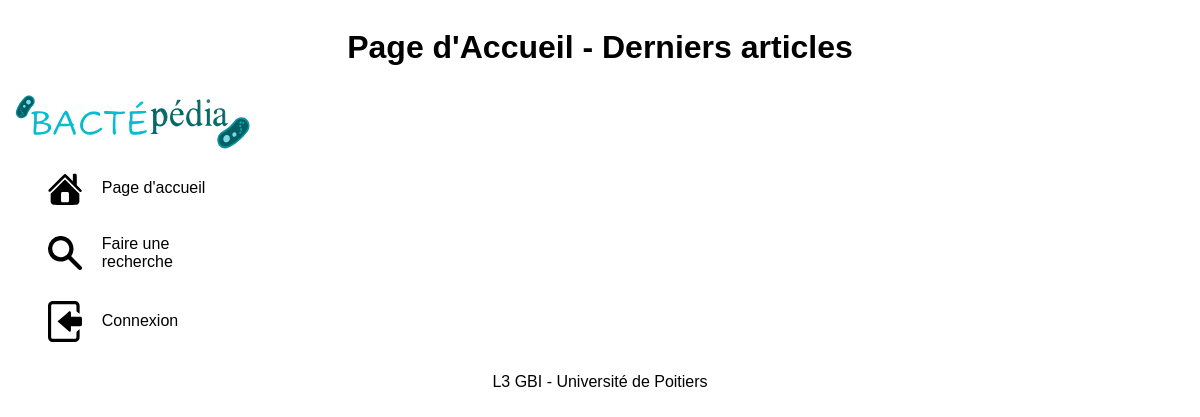
The app's page /page/accueil.php, older data.
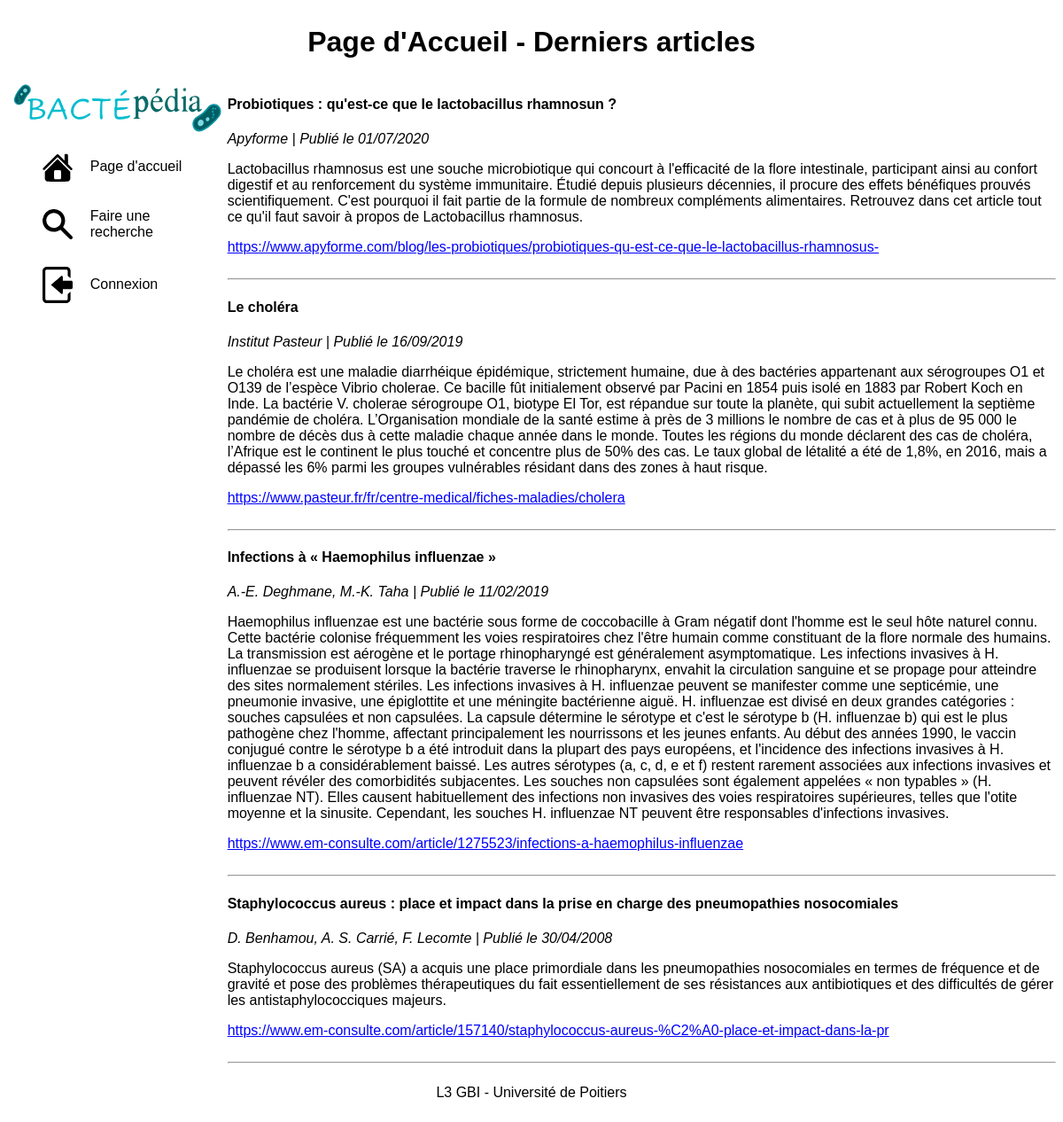
The same page, newer data.
### tables this page shows
CREATE TABLE bcp__article(
    id_article INTEGER PRIMARY KEY AUTO_INCREMENT NOT NULL,
    titre_article VARCHAR(255) NOT NULL,
    auteur_article TEXT NOT NULL,
    extrait_article LONGTEXT NULL,
    LienSource_article TEXT NOT NULL,
    datePublication_article DATE NOT NULL,
    id_bacterie INTEGER NOT NULL
);

### function/function.php (called while the page is built, shortened)
<?php
function articleDESC10():array {
   $bdd = connect();
   $query = $bdd->prepare('SELECT * FROM bcp__article ORDER BY datePublication_article DESC LIMIT 10');
   $query->execute();
   return ($query->fetchAll(PDO::FETCH_ASSOC));
}

### function/miseEnPage.php (called while the page is built, shortened)
<?php
function enDate($date):string{
   return (date('d/m/Y', strtotime($date)));
}

### page/accueil.php (the view, shortened to what this page needs)
<?php
$titrePage = "Page d'Accueil - Derniers articles";
require_once '../elements/header.php';
require_once '../elements/nav.php';
require_once '../function/function.php';
require_once '../function/miseEnPage.php';
?>
<div class="contenu">
   <?php
   foreach (articleDESC10()as $article) {
      $date = enDate($article['datePublication_article']);
      echo <<<HTML
    <div>
        <h4> {$article['titre_article']} </h4>
        <em> {$article['auteur_article']}  | Publié le $date</em>
        <p> {$article['extrait_article']} </p>
        <a href=" {$article['LienSource_article']}" target="_blank" style="color: blue;"> {$article['LienSource_article']} </a>
    </div>
    <br>
    <hr>
HTML;
   }
   ?>
</div>
<?php
require_once '../elements/footer.php';
?>

### elements/header.php (shortened to what this page needs)
<html>
<head>
   <link rel="stylesheet" href="../style/superstyle.css">
</head>
<body>
<div class="container">
   <div class="header">
      <h1><?= $titrePage ?></h1>
   </div>

### elements/nav.php (shortened to what this page needs)
<nav class="menu">
    <a href="../page/accueil.php" style="display: block; margin: 0;padding: 0;width: 100%;">
        <img src="../style/img/logo.svg" alt="logo du site" style="width: 100%;">
    </a>
   <?php
   if (isset($_SESSION['idUser'])) :
      if ($_SESSION['estAdmin'] == 1) :
         ?>
         <?php
         if ($_SESSION['photo'] !== null) {
            $lienPhoto = '../' . $_SESSION['photo'];
            echo "<img class=\"photoProfil\" src=\"$lienPhoto\" alt='photo utilisateur'>";
         } else{
            echo "<p style='text-align: center; width: 100%; font-weight: bold;'>{$_SESSION['prenom']} {$_SESSION['nom']}</p>";
         }
         ?>
          <a href="../page/accueil.php" class="button one">
              <img src="../style/img/house.svg" alt="">
              <div class="textelien">Page d'accueil</div>
          </a>
          <a href="../page/searchSimple.php" class="button one">
              <img src="../style/img/search.svg" alt="">
              <div class="textelien">Faire une recherche</div>
          </a>
          <a href="../page/myAccount.php" class="button one">
              <img src="../style/img/account.svg" alt="">
              <div class="textelien">Mon compte</div>
          </a>
          <a href="../page/favoris.php" class="button one">
              <img src="../style/img/favoris.svg" alt="">
              <div class="textelien">Mes favoris</div>
          </a>
          <a href="../page/aSavoir.php" class="button one">
              <img src="../style/img/coeurVide.svg" alt="">
              <div class="textelien">Bactéries à savoir</div>
          </a>
          <a href="../page/adminPage.php" class="button one">
              <img src="../style/img/database.svg" alt="">
              <div class="textelien">Gérer les données</div>
          </a>
          <a href="../page/disconect.php" class="button one">
              <img src="../style/img/logout.svg" alt="">
              <div class="textelien">Déconnexion</div>
          </a>
      <?php
      endif;
      ?>
      <?php
      if ($_SESSION['estAdmin'] == 0):
         ?>
         <?php
         if ($_SESSION['photo'] !== null) {
            $lienPhoto = '../' . $_SESSION['photo'];
            echo "<img class=\"photoProfil\" src=\"$lienPhoto\" alt='photo utilisateur'>";
         } else{
            echo "<p style='text-align: center; width: 100%; font-weight: bold;'>{$_SESSION['prenom']} {$_SESSION['nom']}</p>";
         }
         ?>
          <a href="../page/accueil.php" class="button one">
              <img src="../style/img/house.svg" alt="">
              <div class="textelien">Page d'accueil</div>
          </a>
          <a href="../page/searchSimple.php" class="button one">
              <img src="../style/img/search.svg" alt="">
              <div class="textelien">Faire une recherche</div>
          </a>
          <a href="../page/myAccount.php" class="button one">
              <img src="../style/img/account.svg" alt="">
              <div class="textelien">Mon compte</div>
          </a>
          <a href="../page/favoris.php" class="button one">
              <img src="../style/img/favoris.svg" alt="">
              <div class="textelien">Mes favoris</div>
          </a>
          <a href="../page/aSavoir.php" class="button one">
              <img src="../style/img/coeurVide.svg" alt="">
              <div class="textelien">Bactéries à savoir</div>
          </a>
          <a href="../page/disconect.php" class="button one">
              <img src="../style/img/logout.svg" alt="">
              <div class="textelien">Déconnexion</div>
          </a>
      <?php
      endif;
      ?>
   <?php
   else:
      ?>
       <a href="../page/accueil.php" class="button one">
           <img src="../style/img/house.svg" alt="">
           <div class="textelien">Page d'accueil</div>
       </a>
       <a href="../page/searchSimple.php" class="button one">
           <img src="../style/img/search.svg" alt="">
           <div class="textelien">Faire une recherche</div>
       </a>
       <a href="../page/login.php" class="button one">
           <img src="../style/img/login.svg" alt="">
           <div class="textelien">Connexion</div>
       </a>
   <?php
   endif;
   ?>
</nav>

### elements/footer.php
<div class="footer">
   <p>L3 GBI - Université de Poitiers</p>
</div>
</div>
</body>
</html>

### style/superstyle.css (style rules this page uses)
* { box-sizing: border-box; font-family: "Arial"; }
a { color: black; }
.container { display: flex; flex-wrap: wrap; align-items: flex-start; }
.header { width: 100%; text-align: center; }
.footer { width: 100%; text-align: center; }
.menu { display: flex; flex-direction: column; width: 21%; align-items: flex-start; justify-content: center; }
.menu a { display: flex; flex-wrap: nowrap; align-items: center; align-items: center; padding: 5px 30px; margin: 10px; }
.menu a .textelien { padding-left: 20px; }
.menu a img { width: 20%; }
.contenu { width: 79%; }
.button { text-decoration: none; color: black; position: relative; padding: 10px; }
a.button.one:before, a.button.one:after { content: ''; position: absolute; width: 10px; height: 10px; transition: all 0.3s ease; }
a.button.one:before { top: -2.5%; left: -1%; border-top: 2px solid white; border-left: 2px solid white; }
a.button.one:after { bottom: -2.5%; right: -1%; border-bottom: 2px solid white; border-right: 2px solid white; }

Row changes from the older to the newer data that the page shows:
added bcp__article: titre_article "Probiotiques : qu'est-ce que le lactobacillus rhamnosun ?", auteur_article "Apyforme", datePublication_article "01/07/2020", extrait_article "Lactobacillus rhamnosus est une souche microbiotique qui concourt à l'efficacité de la flore intestinale, participant ainsi au confort digestif et au renforcement du système immunitaire. Étudié depuis plusieurs décennies, il procure des effets bénéfiques prouvés scientifiquement. C'est pourquoi il fait partie de la formule de nombreux compléments alimentaires. Retrouvez dans cet article tout ce qu'il faut savoir à propos de Lactobacillus rhamnosus.", LienSource_article "https://www.apyforme.com/blog/les-probiotiques/probiotiques-qu-est-ce-que-le-lactobacillus-rhamnosus-"
added bcp__article: titre_article "Le choléra", auteur_article "Institut Pasteur", datePublication_article "16/09/2019", extrait_article "Le choléra est une maladie diarrhéique épidémique, strictement humaine, due à des bactéries appartenant aux sérogroupes O1 et O139 de l’espèce Vibrio cholerae. Ce bacille fût initialement observé par Pacini en 1854 puis isolé en 1883 par Robert Koch en Inde. La bactérie V. cholerae sérogroupe O1, biotype El Tor, est répandue sur toute la planète, qui subit actuellement la septième pandémie de choléra. L’Organisation mondiale de la santé estime à près de 3 millions le nombre de cas et à plus de 95 000 le nombre de décès dus à cette maladie chaque année dans le monde. Toutes les régions du monde déclarent des cas de choléra, l’Afrique est le continent le plus touché et concentre plus de 50%…", LienSource_article "https://www.pasteur.fr/fr/centre-medical/fiches-maladies/cholera"
added bcp__article: titre_article "Infections à « Haemophilus influenzae »", auteur_article "A.-E. Deghmane, M.-K. Taha", datePublication_article "11/02/2019", extrait_article "Haemophilus influenzae est une bactérie sous forme de coccobacille à Gram négatif dont l'homme est le seul hôte naturel connu. Cette bactérie colonise fréquemment les voies respiratoires chez l'être humain comme constituant de la flore normale des humains. La transmission est aérogène et le portage rhinopharyngé est généralement asymptomatique. Les infections invasives à H. influenzae se produisent lorsque la bactérie traverse le rhinopharynx, envahit la circulation sanguine et se propage pour atteindre des sites normalement stériles. Les infections invasives à H. influenzae peuvent se manifester comme une septicémie, une pneumonie invasive, une épiglottite et une méningite bactérienne…", LienSource_article "https://www.em-consulte.com/article/1275523/infections-a-haemophilus-influenzae"
added bcp__article: titre_article "Staphylococcus aureus : place et impact dans la prise en charge des pneumopathies nosocomiales", auteur_article "D. Benhamou, A. S. Carrié, F. Lecomte", datePublication_article "30/04/2008", extrait_article "Staphylococcus aureus (SA) a acquis une place primordiale dans les pneumopathies nosocomiales en termes de fréquence et de gravité et pose des problèmes thérapeutiques du fait essentiellement de ses résistances aux antibiotiques et des difficultés de gérer les antistaphylococciques majeurs.", LienSource_article "https://www.em-consulte.com/article/157140/staphylococcus-aureus-%C2%A0-place-et-impact-dans-la-pr"
